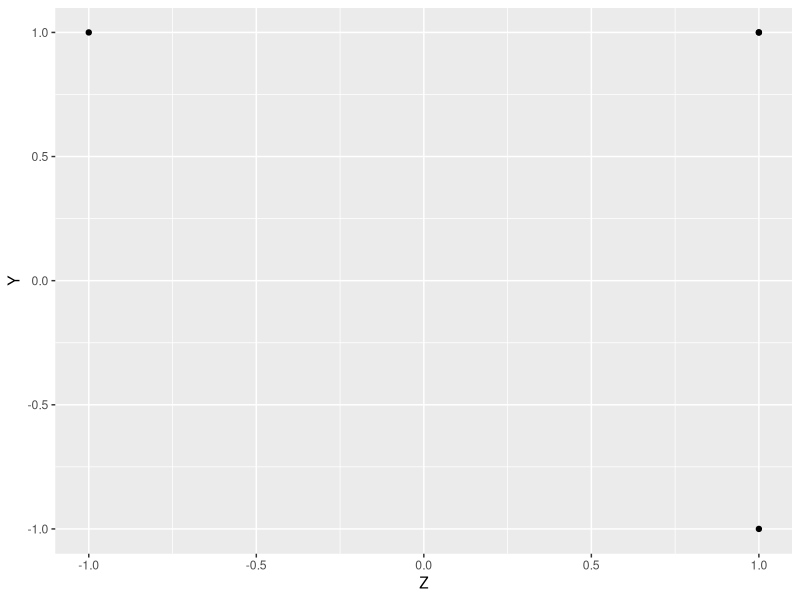
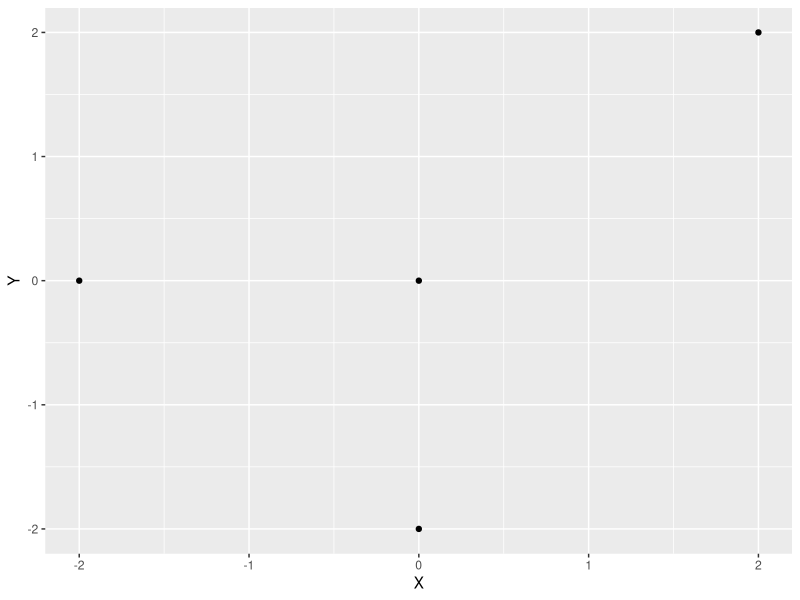

Generate these figures, in order, with R:
library(ggplot2)
library(tidyverse)
library(dplyr)
small_data <- data.frame( 
  X = c(1,1,-1,1),
  Y = c(1,-1,1,1),
  Z = c(1,1,1,-1)) 
small_data
ggplot(small_data,mapping = aes(Z,Y)) +
  geom_point()

matrixP <- data.frame( 
  X = c(0,0,2,-2),
  Y = c(0,-2,2,0),
  Z = c(3,1,1,1))
ggplot(matrixP,mapping = aes(X,Y)) +
  geom_point()
